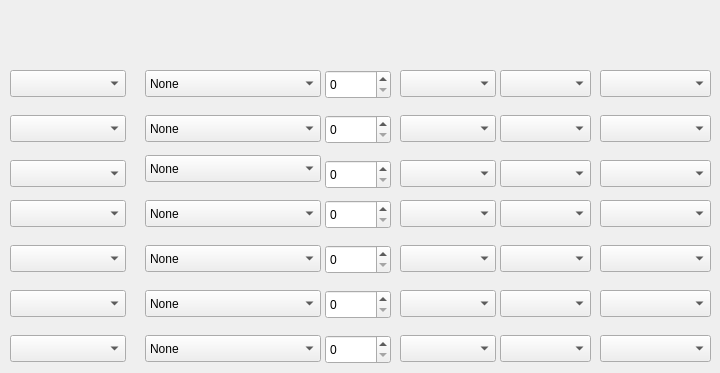
   <widget class="QWidget" name="evo">
    <attribute name="title">
     <string>Evolutions</string>
    </attribute>
    <widget class="QComboBox" name="evoType1">
     <property name="geometry">
      <rect>
       <x>145</x>
       <y>70</y>
       <width>176</width>
       <height>27</height>
      </rect>
     </property>
     <item>
      <property name="text">
       <string>None</string>
      </property>
     </item>
     <item>
      <property name="text">
       <string>Happiness</string>
      </property>
     </item>
     <item>
      <property name="text">
       <string>Happiness (Day)</string>
      </property>
     </item>
     <item>
      <property name="text">
       <string>Happiness (Night)</string>
      </property>
     </item>
     <item>
      <property name="text">
       <string>Level</string>
      </property>
     </item>
     <item>
      <property name="text">
       <string>Trade</string>
      </property>
     </item>
     <item>
      <property name="text">
       <string>Trade (Item)</string>
      </property>
     </item>
     <item>
      <property name="text">
       <string>Use Item</string>
      </property>
     </item>
     <item>
      <property name="text">
       <string>Level (Atk &gt; Def)</string>
      </property>
     </item>
     <item>
      <property name="text">
       <string>Level (Atk = Def)</string>
      </property>
     </item>
     <item>
      <property name="text">
       <string>Level (Atk &lt; Def)</string>
      </property>
     </item>
     <item>
      <property name="text">
       <string>Level (PID &lt;5)</string>
      </property>
     </item>
     <item>
      <property name="text">
       <string>Level (PID &gt; 4)</string>
      </property>
     </item>
     <item>
      <property name="text">
       <string>Level (1 of 2)</string>
      </property>
     </item>
     <item>
      <property name="text">
       <string>Level (2 of 2)</string>
      </property>
     </item>
     <item>
      <property name="text">
       <string>Max Beauty</string>
      </property>
     </item>
     <item>
      <property name="text">
       <string>Use Item (Male)</string>
      </property>
     </item>
     <item>
      <property name="text">
       <string>Use Item (Female)</string>
      </property>
     </item>
     <item>
      <property name="text">
       <string>Item (Day)</string>
      </property>
     </item>
     <item>
      <property name="text">
       <string>Item (Night)</string>
      </property>
     </item>
     <item>
      <property name="text">
       <string>Attack</string>
      </property>
     </item>
     <item>
      <property name="text">
       <string>Pokemon in Party</string>
      </property>
     </item>
     <item>
      <property name="text">
       <string>Level (Male)</string>
      </property>
     </item>
     <item>
      <property name="text">
       <string>Level (Female)</string>
      </property>
     </item>
     <item>
      <property name="text">
       <string>Mt. Coronet</string>
      </property>
     </item>
     <item>
      <property name="text">
       <string>Eterna Forest</string>
      </property>
     </item>
     <item>
      <property name="text">
       <string>Route 217</string>
      </property>
     </item>
    </widget>
    <widget class="QSpinBox" name="evoLvl1">
     <property name="geometry">
      <rect>
       <x>325</x>
       <y>70</y>
       <width>66</width>
       <height>29</height>
      </rect>
     </property>
     <property name="buttonSymbols">
      <enum>QAbstractSpinBox::UpDownArrows</enum>
     </property>
     <property name="maximum">
      <number>100</number>
     </property>
    </widget>
    <widget class="QComboBox" name="evoItem1">
     <property name="geometry">
      <rect>
       <x>400</x>
       <y>70</y>
       <width>96</width>
       <height>27</height>
      </rect>
     </property>
    </widget>
    <widget class="QComboBox" name="evoAtk1">
     <property name="geometry">
      <rect>
       <x>500</x>
       <y>70</y>
       <width>91</width>
       <height>27</height>
      </rect>
     </property>
    </widget>
    <widget class="QComboBox" name="evoPkm1">
     <property name="geometry">
      <rect>
       <x>10</x>
       <y>70</y>
       <width>116</width>
       <height>27</height>
      </rect>
     </property>
    </widget>
    <widget class="QComboBox" name="evoReqPkm1">
     <property name="geometry">
      <rect>
       <x>600</x>
       <y>70</y>
       <width>111</width>
       <height>27</height>
      </rect>
     </property>
    </widget>
    <widget class="QComboBox" name="evoItem2">
     <property name="geometry">
      <rect>
       <x>400</x>
       <y>115</y>
       <width>96</width>
       <height>27</height>
      </rect>
     </property>
    </widget>
    <widget class="QSpinBox" name="evoLvl2">
     <property name="geometry">
      <rect>
       <x>325</x>
       <y>115</y>
       <width>66</width>
       <height>29</height>
      </rect>
     </property>
     <property name="buttonSymbols">
      <enum>QAbstractSpinBox::UpDownArrows</enum>
     </property>
     <property name="maximum">
      <number>100</number>
     </property>
    </widget>
    <widget class="QComboBox" name="evoReqPkm2">
     <property name="geometry">
      <rect>
       <x>600</x>
       <y>115</y>
       <width>111</width>
       <height>27</height>
      </rect>
     </property>
    </widget>
    <widget class="QComboBox" name="evoAtk2">
     <property name="geometry">
      <rect>
       <x>500</x>
       <y>115</y>
       <width>91</width>
       <height>27</height>
      </rect>
     </property>
    </widget>
    <widget class="QComboBox" name="evoPkm2">
     <property name="geometry">
      <rect>
       <x>10</x>
       <y>115</y>
       <width>116</width>
       <height>27</height>
      </rect>
     </property>
    </widget>
    <widget class="QComboBox" name="evoItem3">
     <property name="geometry">
      <rect>
       <x>400</x>
       <y>160</y>
       <width>96</width>
       <height>27</height>
      </rect>
     </property>
    </widget>
    <widget class="QSpinBox" name="evoLvl3">
     <property name="geometry">
      <rect>
       <x>325</x>
       <y>160</y>
       <width>66</width>
       <height>29</height>
      </rect>
     </property>
     <property name="buttonSymbols">
      <enum>QAbstractSpinBox::UpDownArrows</enum>
     </property>
     <property name="maximum">
      <number>100</number>
     </property>
    </widget>
    <widget class="QComboBox" name="evoReqPkm3">
     <property name="geometry">
      <rect>
       <x>600</x>
       <y>160</y>
       <width>111</width>
       <height>27</height>
      </rect>
     </property>
    </widget>
    <widget class="QComboBox" name="evoAtk3">
     <property name="geometry">
      <rect>
       <x>500</x>
       <y>160</y>
       <width>91</width>
       <height>27</height>
      </rect>
     </property>
    </widget>
    <widget class="QComboBox" name="evoPkm3">
     <property name="geometry">
      <rect>
       <x>10</x>
       <y>160</y>
       <width>116</width>
       <height>27</height>
      </rect>
     </property>
    </widget>
    <widget class="QComboBox" name="evoItem4">
     <property name="geometry">
      <rect>
       <x>400</x>
       <y>200</y>
       <width>96</width>
       <height>27</height>
      </rect>
     </property>
    </widget>
    <widget class="QSpinBox" name="evoLvl4">
     <property name="geometry">
      <rect>
       <x>325</x>
       <y>200</y>
       <width>66</width>
       <height>29</height>
      </rect>
     </property>
     <property name="buttonSymbols">
      <enum>QAbstractSpinBox::UpDownArrows</enum>
     </property>
     <property name="maximum">
      <number>100</number>
     </property>
    </widget>
    <widget class="QComboBox" name="evoReqPkm4">
     <property name="geometry">
      <rect>
       <x>600</x>
       <y>200</y>
       <width>111</width>
       <height>27</height>
      </rect>
     </property>
    </widget>
    <widget class="QComboBox" name="evoAtk4">
     <property name="geometry">
      <rect>
       <x>500</x>
       <y>200</y>
       <width>91</width>
       <height>27</height>
      </rect>
     </property>
    </widget>
    <widget class="QComboBox" name="evoPkm4">
     <property name="geometry">
      <rect>
       <x>10</x>
       <y>200</y>
       <width>116</width>
       <height>27</height>
      </rect>
     </property>
    </widget>
    <widget class="QComboBox" name="evoItem5">
     <property name="geometry">
      <rect>
       <x>400</x>
       <y>245</y>
       <width>96</width>
       <height>27</height>
      </rect>
     </property>
    </widget>
    <widget class="QSpinBox" name="evoLvl5">
     <property name="geometry">
      <rect>
       <x>325</x>
       <y>245</y>
       <width>66</width>
       <height>29</height>
      </rect>
     </property>
     <property name="buttonSymbols">
      <enum>QAbstractSpinBox::UpDownArrows</enum>
     </property>
     <property name="maximum">
      <number>100</number>
     </property>
    </widget>
    <widget class="QComboBox" name="evoReqPkm5">
     <property name="geometry">
      <rect>
       <x>600</x>
       <y>245</y>
       <width>111</width>
       <height>27</height>
      </rect>
     </property>
    </widget>
    <widget class="QComboBox" name="evoAtk5">
     <property name="geometry">
      <rect>
       <x>500</x>
       <y>245</y>
       <width>91</width>
       <height>27</height>
      </rect>
     </property>
    </widget>
    <widget class="QComboBox" name="evoPkm5">
     <property name="geometry">
      <rect>
       <x>10</x>
       <y>245</y>
       <width>116</width>
       <height>27</height>
      </rect>
     </property>
    </widget>
    <widget class="QComboBox" name="evoItem6">
     <property name="geometry">
      <rect>
       <x>400</x>
       <y>290</y>
       <width>96</width>
       <height>27</height>
      </rect>
     </property>
    </widget>
    <widget class="QSpinBox" name="evoLvl6">
     <property name="geometry">
      <rect>
       <x>325</x>
       <y>290</y>
       <width>66</width>
       <height>29</height>
      </rect>
     </property>
     <property name="buttonSymbols">
      <enum>QAbstractSpinBox::UpDownArrows</enum>
     </property>
     <property name="maximum">
      <number>100</number>
     </property>
    </widget>
    <widget class="QComboBox" name="evoReqPkm6">
     <property name="geometry">
      <rect>
       <x>600</x>
       <y>290</y>
       <width>111</width>
       <height>27</height>
      </rect>
     </property>
    </widget>
    <widget class="QComboBox" name="evoAtk6">
     <property name="geometry">
      <rect>
       <x>500</x>
       <y>290</y>
       <width>91</width>
       <height>27</height>
      </rect>
     </property>
    </widget>
    <widget class="QComboBox" name="evoPkm6">
     <property name="geometry">
      <rect>
       <x>10</x>
       <y>290</y>
       <width>116</width>
       <height>27</height>
      </rect>
     </property>
    </widget>
    <widget class="QComboBox" name="evoItem7">
     <property name="geometry">
      <rect>
       <x>400</x>
       <y>335</y>
       <width>96</width>
       <height>27</height>
      </rect>
     </property>
    </widget>
    <widget class="QSpinBox" name="evoLvl7">
     <property name="geometry">
      <rect>
       <x>325</x>
       <y>335</y>
       <width>66</width>
       <height>29</height>
      </rect>
     </property>
     <property name="buttonSymbols">
      <enum>QAbstractSpinBox::UpDownArrows</enum>
     </property>
     <property name="maximum">
      <number>100</number>
     </property>
    </widget>
    <widget class="QComboBox" name="evoReqPkm7">
     <property name="geometry">
      <rect>
       <x>600</x>
       <y>335</y>
       <width>111</width>
       <height>27</height>
      </rect>
     </property>
    </widget>
    <widget class="QComboBox" name="evoAtk7">
     <property name="geometry">
      <rect>
       <x>500</x>
       <y>335</y>
       <width>91</width>
       <height>27</height>
      </rect>
     </property>
    </widget>
    <widget class="QComboBox" name="evoPkm7">
     <property name="geometry">
      <rect>
       <x>10</x>
       <y>335</y>
       <width>116</width>
       <height>27</height>
      </rect>
     </property>
    </widget>
    <widget class="QComboBox" name="evoType2">
     <property name="geometry">
      <rect>
       <x>145</x>
       <y>115</y>
       <width>176</width>
       <height>27</height>
      </rect>
     </property>
     <item>
      <property name="text">
       <string>None</string>
      </property>
     </item>
     <item>
      <property name="text">
       <string>Happiness</string>
      </property>
     </item>
     <item>
      <property name="text">
       <string>Happiness (Day)</string>
      </property>
     </item>
     <item>
      <property name="text">
       <string>Happiness (Night)</string>
      </property>
     </item>
     <item>
      <property name="text">
       <string>Level</string>
      </property>
     </item>
     <item>
      <property name="text">
       <string>Trade</string>
      </property>
     </item>
     <item>
      <property name="text">
       <string>Trade (Item)</string>
      </property>
     </item>
     <item>
      <property name="text">
       <string>Use Item</string>
      </property>
     </item>
     <item>
      <property name="text">
       <string>Level (Atk &gt; Def)</string>
      </property>
     </item>
     <item>
      <property name="text">
       <string>Level (Atk = Def)</string>
      </property>
     </item>
     <item>
      <property name="text">
       <string>Level (Atk &lt; Def)</string>
      </property>
     </item>
     <item>
      <property name="text">
       <string>Level (PID &lt;5)</string>
      </property>
     </item>
     <item>
      <property name="text">
       <string>Level (PID &gt; 4)</string>
      </property>
     </item>
     <item>
      <property name="text">
       <string>Level (1 of 2)</string>
      </property>
     </item>
     <item>
      <property name="text">
       <string>Level (2 of 2)</string>
      </property>
     </item>
     <item>
      <property name="text">
       <string>Max Beauty</string>
      </property>
     </item>
     <item>
      <property name="text">
       <string>Use Item (Male)</string>
      </property>
     </item>
     <item>
      <property name="text">
       <string>Use Item (Female)</string>
      </property>
     </item>
     <item>
      <property name="text">
       <string>Item (Day)</string>
      </property>
     </item>
     <item>
      <property name="text">
       <string>Item (Night)</string>
      </property>
     </item>
     <item>
      <property name="text">
       <string>Attack</string>
      </property>
     </item>
     <item>
      <property name="text">
       <string>Pokemon in Party</string>
      </property>
     </item>
     <item>
      <property name="text">
       <string>Level (Male)</string>
      </property>
     </item>
     <item>
      <property name="text">
       <string>Level (Female)</string>
      </property>
     </item>
     <item>
      <property name="text">
       <string>Mt. Coronet</string>
      </property>
     </item>
     <item>
      <property name="text">
       <string>Eterna Forest</string>
      </property>
     </item>
     <item>
      <property name="text">
       <string>Route 217</string>
      </property>
     </item>
    </widget>
    <widget class="QComboBox" name="evoType3">
     <property name="geometry">
      <rect>
       <x>145</x>
       <y>155</y>
       <width>176</width>
       <height>27</height>
      </rect>
     </property>
     <item>
      <property name="text">
       <string>None</string>
      </property>
     </item>
     <item>
      <property name="text">
       <string>Happiness</string>
      </property>
     </item>
     <item>
      <property name="text">
       <string>Happiness (Day)</string>
      </property>
     </item>
     <item>
      <property name="text">
       <string>Happiness (Night)</string>
      </property>
     </item>
     <item>
      <property name="text">
       <string>Level</string>
      </property>
     </item>
     <item>
      <property name="text">
       <string>Trade</string>
      </property>
     </item>
     <item>
      <property name="text">
       <string>Trade (Item)</string>
      </property>
     </item>
     <item>
      <property name="text">
       <string>Use Item</string>
      </property>
     </item>
     <item>
      <property name="text">
       <string>Level (Atk &gt; Def)</string>
      </property>
     </item>
     <item>
      <property name="text">
       <string>Level (Atk = Def)</string>
      </property>
     </item>
     <item>
      <property name="text">
       <string>Level (Atk &lt; Def)</string>
      </property>
     </item>
     <item>
      <property name="text">
       <string>Level (PID &lt;5)</string>
      </property>
     </item>
     <item>
      <property name="text">
       <string>Level (PID &gt; 4)</string>
      </property>
     </item>
     <item>
      <property name="text">
       <string>Level (1 of 2)</string>
      </property>
     </item>
     <item>
      <property name="text">
       <string>Level (2 of 2)</string>
      </property>
     </item>
     <item>
      <property name="text">
       <string>Max Beauty</string>
      </property>
     </item>
     <item>
      <property name="text">
       <string>Use Item (Male)</string>
      </property>
     </item>
     <item>
      <property name="text">
       <string>Use Item (Female)</string>
      </property>
     </item>
     <item>
      <property name="text">
       <string>Item (Day)</string>
      </property>
     </item>
     <item>
      <property name="text">
       <string>Item (Night)</string>
      </property>
     </item>
     <item>
      <property name="text">
       <string>Attack</string>
      </property>
     </item>
     <item>
      <property name="text">
       <string>Pokemon in Party</string>
      </property>
     </item>
     <item>
      <property name="text">
       <string>Level (Male)</string>
      </property>
     </item>
     <item>
      <property name="text">
       <string>Level (Female)</string>
      </property>
     </item>
     <item>
      <property name="text">
       <string>Mt. Coronet</string>
      </property>
     </item>
     <item>
      <property name="text">
       <string>Eterna Forest</string>
      </property>
     </item>
     <item>
      <property name="text">
       <string>Route 217</string>
      </property>
     </item>
    </widget>
    <widget class="QComboBox" name="evoType4">
     <property name="geometry">
      <rect>
       <x>145</x>
       <y>200</y>
       <width>176</width>
       <height>27</height>
      </rect>
     </property>
     <item>
      <property name="text">
       <string>None</string>
      </property>
     </item>
     <item>
      <property name="text">
       <string>Happiness</string>
      </property>
     </item>
     <item>
      <property name="text">
       <string>Happiness (Day)</string>
      </property>
     </item>
     <item>
      <property name="text">
       <string>Happiness (Night)</string>
      </property>
     </item>
     <item>
      <property name="text">
       <string>Level</string>
      </property>
     </item>
     <item>
      <property name="text">
       <string>Trade</string>
      </property>
     </item>
     <item>
      <property name="text">
       <string>Trade (Item)</string>
      </property>
     </item>
     <item>
      <property name="text">
       <string>Use Item</string>
      </property>
     </item>
     <item>
      <property name="text">
       <string>Level (Atk &gt; Def)</string>
      </property>
     </item>
     <item>
      <property name="text">
       <string>Level (Atk = Def)</string>
      </property>
     </item>
     <item>
      <property name="text">
       <string>Level (Atk &lt; Def)</string>
      </property>
     </item>
     <item>
      <property name="text">
       <string>Level (PID &lt;5)</string>
      </property>
     </item>
     <item>
      <property name="text">
       <string>Level (PID &gt; 4)</string>
      </property>
     </item>
     <item>
      <property name="text">
       <string>Level (1 of 2)</string>
      </property>
     </item>
     <item>
      <property name="text">
       <string>Level (2 of 2)</string>
      </property>
     </item>
     <item>
      <property name="text">
       <string>Max Beauty</string>
      </property>
     </item>
     <item>
      <property name="text">
       <string>Use Item (Male)</string>
      </property>
     </item>
     <item>
      <property name="text">
       <string>Use Item (Female)</string>
      </property>
     </item>
     <item>
      <property name="text">
       <string>Item (Day)</string>
      </property>
     </item>
     <item>
      <property name="text">
       <string>Item (Night)</string>
      </property>
     </item>
     <item>
      <property name="text">
       <string>Attack</string>
      </property>
     </item>
     <item>
      <property name="text">
       <string>Pokemon in Party</string>
      </property>
     </item>
     <item>
      <property name="text">
       <string>Level (Male)</string>
      </property>
     </item>
     <item>
      <property name="text">
       <string>Level (Female)</string>
      </property>
     </item>
     <item>
      <property name="text">
       <string>Mt. Coronet</string>
      </property>
     </item>
     <item>
      <property name="text">
       <string>Eterna Forest</string>
      </property>
     </item>
     <item>
      <property name="text">
       <string>Route 217</string>
      </property>
     </item>
    </widget>
    <widget class="QComboBox" name="evoType5">
     <property name="geometry">
      <rect>
       <x>145</x>
       <y>245</y>
       <width>176</width>
       <height>27</height>
      </rect>
     </property>
     <item>
      <property name="text">
       <string>None</string>
      </property>
     </item>
     <item>
      <property name="text">
       <string>Happiness</string>
      </property>
     </item>
     <item>
      <property name="text">
       <string>Happiness (Day)</string>
      </property>
     </item>
     <item>
      <property name="text">
       <string>Happiness (Night)</string>
      </property>
     </item>
     <item>
      <property name="text">
       <string>Level</string>
      </property>
     </item>
     <item>
      <property name="text">
       <string>Trade</string>
      </property>
     </item>
     <item>
      <property name="text">
       <string>Trade (Item)</string>
      </property>
     </item>
     <item>
      <property name="text">
       <string>Use Item</string>
      </property>
     </item>
     <item>
      <property name="text">
       <string>Level (Atk &gt; Def)</string>
      </property>
     </item>
     <item>
      <property name="text">
       <string>Level (Atk = Def)</string>
      </property>
     </item>
     <item>
      <property name="text">
       <string>Level (Atk &lt; Def)</string>
      </property>
     </item>
     <item>
      <property name="text">
       <string>Level (PID &lt;5)</string>
      </property>
     </item>
     <item>
      <property name="text">
       <string>Level (PID &gt; 4)</string>
      </property>
     </item>
     <item>
      <property name="text">
       <string>Level (1 of 2)</string>
      </property>
     </item>
     <item>
      <property name="text">
       <string>Level (2 of 2)</string>
      </property>
     </item>
     <item>
      <property name="text">
       <string>Max Beauty</string>
      </property>
     </item>
     <item>
      <property name="text">
       <string>Use Item (Male)</string>
      </property>
     </item>
     <item>
      <property name="text">
       <string>Use Item (Female)</string>
      </property>
     </item>
     <item>
      <property name="text">
       <string>Item (Day)</string>
      </property>
     </item>
     <item>
      <property name="text">
       <string>Item (Night)</string>
      </property>
     </item>
     <item>
      <property name="text">
       <string>Attack</string>
      </property>
     </item>
     <item>
      <property name="text">
       <string>Pokemon in Party</string>
      </property>
     </item>
     <item>
      <property name="text">
       <string>Level (Male)</string>
      </property>
     </item>
     <item>
      <property name="text">
       <string>Level (Female)</string>
      </property>
     </item>
     <item>
      <property name="text">
       <string>Mt. Coronet</string>
      </property>
     </item>
     <item>
      <property name="text">
       <string>Eterna Forest</string>
      </property>
     </item>
     <item>
      <property name="text">
       <string>Route 217</string>
      </property>
     </item>
    </widget>
    <widget class="QComboBox" name="evoType6">
     <property name="geometry">
      <rect>
       <x>145</x>
       <y>290</y>
       <width>176</width>
       <height>27</height>
      </rect>
     </property>
     <item>
      <property name="text">
       <string>None</string>
      </property>
     </item>
     <item>
      <property name="text">
       <string>Happiness</string>
      </property>
     </item>
     <item>
      <property name="text">
       <string>Happiness (Day)</string>
      </property>
     </item>
     <item>
      <property name="text">
       <string>Happiness (Night)</string>
      </property>
     </item>
     <item>
      <property name="text">
       <string>Level</string>
      </property>
     </item>
     <item>
      <property name="text">
       <string>Trade</string>
      </property>
     </item>
     <item>
      <property name="text">
       <string>Trade (Item)</string>
      </property>
     </item>
     <item>
      <property name="text">
       <string>Use Item</string>
      </property>
     </item>
     <item>
      <property name="text">
       <string>Level (Atk &gt; Def)</string>
      </property>
     </item>
     <item>
      <property name="text">
       <string>Level (Atk = Def)</string>
      </property>
     </item>
     <item>
      <property name="text">
       <string>Level (Atk &lt; Def)</string>
      </property>
     </item>
     <item>
      <property name="text">
       <string>Level (PID &lt;5)</string>
      </property>
     </item>
     <item>
      <property name="text">
       <string>Level (PID &gt; 4)</string>
      </property>
     </item>
     <item>
      <property name="text">
       <string>Level (1 of 2)</string>
      </property>
     </item>
     <item>
      <property name="text">
       <string>Level (2 of 2)</string>
      </property>
     </item>
     <item>
      <property name="text">
       <string>Max Beauty</string>
      </property>
     </item>
     <item>
      <property name="text">
       <string>Use Item (Male)</string>
      </property>
     </item>
     <item>
      <property name="text">
       <string>Use Item (Female)</string>
      </property>
     </item>
     <item>
      <property name="text">
       <string>Item (Day)</string>
      </property>
     </item>
     <item>
      <property name="text">
       <string>Item (Night)</string>
      </property>
     </item>
     <item>
      <property name="text">
       <string>Attack</string>
      </property>
     </item>
     <item>
      <property name="text">
       <string>Pokemon in Party</string>
      </property>
     </item>
     <item>
      <property name="text">
       <string>Level (Male)</string>
      </property>
     </item>
     <item>
      <property name="text">
       <string>Level (Female)</string>
      </property>
     </item>
     <item>
      <property name="text">
       <string>Mt. Coronet</string>
      </property>
     </item>
     <item>
      <property name="text">
       <string>Eterna Forest</string>
      </property>
     </item>
     <item>
      <property name="text">
       <string>Route 217</string>
      </property>
     </item>
    </widget>
    <widget class="QComboBox" name="evoType7">
     <property name="geometry">
      <rect>
       <x>145</x>
       <y>335</y>
       <width>176</width>
       <height>27</height>
      </rect>
     </property>
     <item>
      <property name="text">
       <string>None</string>
      </property>
     </item>
     <item>
      <property name="text">
       <string>Happiness</string>
      </property>
     </item>
     <item>
      <property name="text">
       <string>Happiness (Day)</string>
      </property>
     </item>
     <item>
      <property name="text">
       <string>Happiness (Night)</string>
      </property>
     </item>
     <item>
      <property name="text">
       <string>Level</string>
      </property>
     </item>
     <item>
      <property name="text">
       <string>Trade</string>
      </property>
     </item>
     <item>
      <property name="text">
       <string>Trade (Item)</string>
      </property>
     </item>
     <item>
      <property name="text">
       <string>Use Item</string>
      </property>
     </item>
     <item>
      <property name="text">
       <string>Level (Atk &gt; Def)</string>
      </property>
     </item>
     <item>
      <property name="text">
       <string>Level (Atk = Def)</string>
      </property>
     </item>
     <item>
      <property name="text">
       <string>Level (Atk &lt; Def)</string>
      </property>
     </item>
     <item>
      <property name="text">
       <string>Level (PID &lt;5)</string>
      </property>
     </item>
     <item>
      <property name="text">
       <string>Level (PID &gt; 4)</string>
      </property>
     </item>
     <item>
      <property name="text">
       <string>Level (1 of 2)</string>
      </property>
     </item>
     <item>
      <property name="text">
       <string>Level (2 of 2)</string>
      </property>
     </item>
     <item>
      <property name="text">
       <string>Max Beauty</string>
      </property>
     </item>
     <item>
      <property name="text">
       <string>Use Item (Male)</string>
      </property>
     </item>
     <item>
      <property name="text">
       <string>Use Item (Female)</string>
      </property>
     </item>
     <item>
      <property name="text">
       <string>Item (Day)</string>
      </property>
     </item>
     <item>
      <property name="text">
       <string>Item (Night)</string>
      </property>
     </item>
     <item>
      <property name="text">
       <string>Attack</string>
      </property>
     </item>
     <item>
      <property name="text">
       <string>Pokemon in Party</string>
      </property>
     </item>
     <item>
      <property name="text">
       <string>Level (Male)</string>
      </property>
     </item>
     <item>
      <property name="text">
       <string>Level (Female)</string>
      </property>
     </item>
     <item>
      <property name="text">
       <string>Mt. Coronet</string>
      </property>
     </item>
     <item>
      <property name="text">
       <string>Eterna Forest</string>
      </property>
     </item>
     <item>
      <property name="text">
       <string>Route 217</string>
      </property>
     </item>
    </widget>
   </widget>
